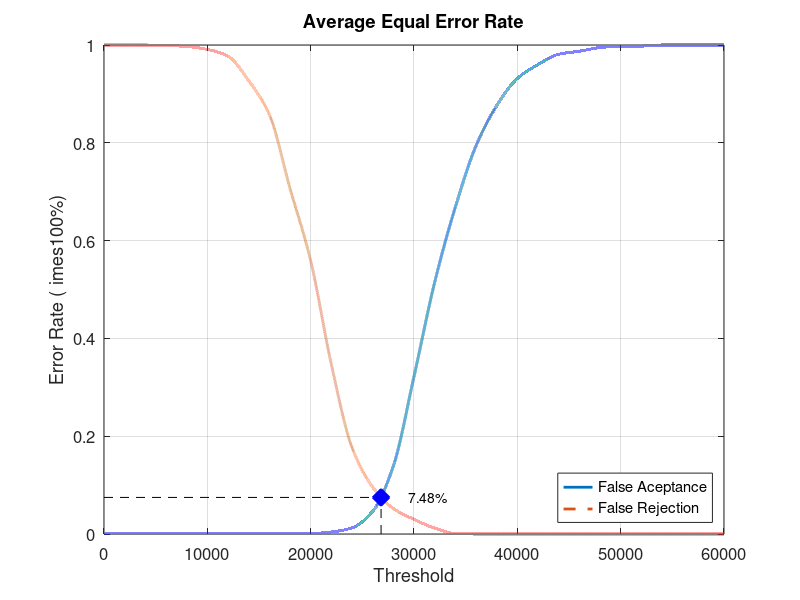
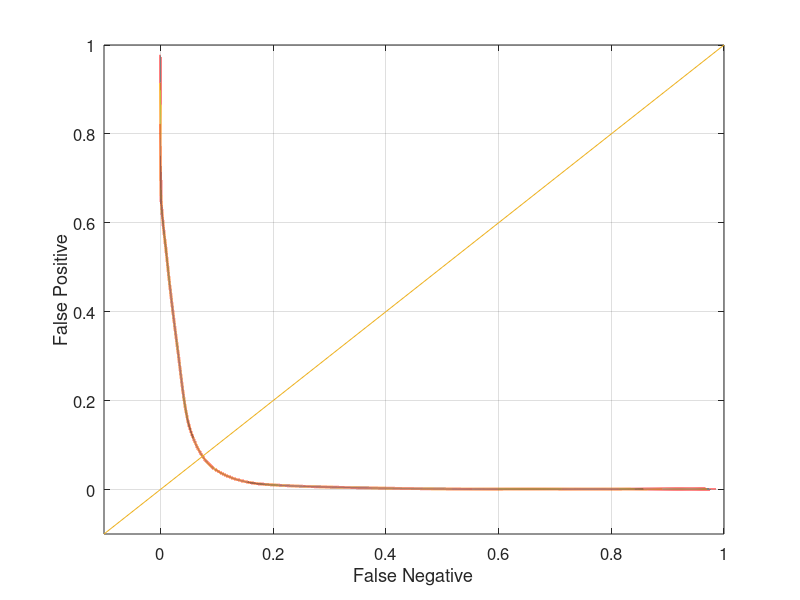

Here is the MATLAB script that generated these plots, in order:
close all;
clear;
clc;
x = 0:2000:60000;
xq = 0:0.5:60000;

y0 = [0 0.00105263 0.00105263 0.00105263 0.00105263 0.00105263 0.00105263 0.00105263 0.00105263 0.00105263 0.00105263 0.00421053 0.0126316 0.0463158 0.138947 0.322105 0.514737 0.668421 0.793684 0.87579 0.931579 0.96 0.981053 0.987368 0.994737 0.997895 0.997895 1 1 1 1]
yy0 = interp1(x, y0, xq, 'pchip');
y1 = [1 1 1 0.999 0.997 0.991 0.977 0.927 0.858 0.707 0.559 0.347 0.177 0.096 0.052 0.03 0.012 0.001 0 0 0 0 0 0 0 0 0 0 0 0 0]
yy1 = interp1(x, y1, xq, 'pchip');

% Calculating EER: 
y2 = abs(y0 - y1);
find(y2 == min(y2))
yy2 = abs(yy0 - yy1);
xEER = find(yy2 == min(yy2));
xEERIndex = xq(xEER) % X-axis EER
yEER = yy0(xEER) % Y-axis EER

main = figure
plot(xq, yy0,'-','LineWidth', 2);	hold on
plot(xq, yy1,'--','LineWidth', 2);	hold on
plot([xEERIndex xEERIndex], [0 yEER], 'k--');	hold on
plot([0 xEERIndex], [yEER yEER], 'k--');	hold on
plot(xEERIndex, yEER, 'bx', 'LineWidth', 10);	hold on
text(xEERIndex + 10 * xEERIndex / 100, yEER, [num2str(round((10000 * yEER)) / 100) '%'])
legend('False Aceptance', 'False Rejection', 'Location', 'SouthEast')
xlabel('Threshold')
ylabel('Error Rate (	imes100%)')
title('Average Equal Error Rate')
set(gca, 'FontSize', 12)
axis([0 60000 0 1])
grid on

print(main, 'Database1AverageMain', '-dpng');
FNRxFPR = figure('Color', [1 1 1]);
plot(yy1, yy0, '-', yy1, yy0, 'LineWidth', 2);
hold on
y = -0.1:0.1:1
plot(y, y); 
set(gca, 'FontSize', 12)
xlabel('False Negative')
ylabel('False Positive')
axis([-0.1 1 -0.1 1])
set(gca, 'FontSize', 12)
grid on

print(FNRxFPR, 'Database1AverageFNRxFPR','-dpng');
